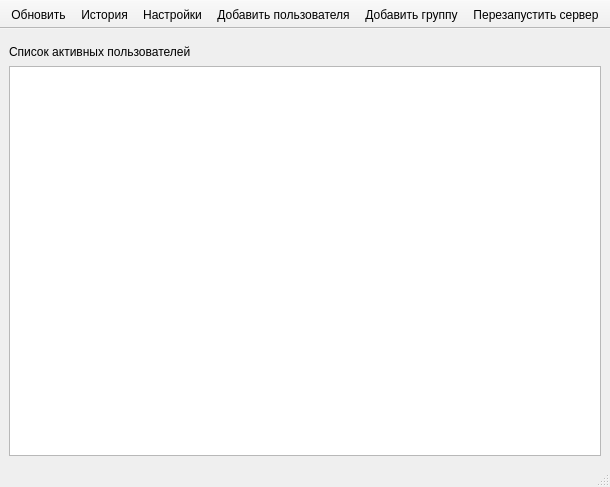
<?xml version="1.0" encoding="UTF-8"?>
<ui version="4.0">
 <class>MainWindow</class>
 <widget class="QMainWindow" name="MainWindow">
  <property name="geometry">
   <rect>
    <x>0</x>
    <y>0</y>
    <width>602</width>
    <height>487</height>
   </rect>
  </property>
  <property name="windowTitle">
   <string>Messaging Server alpha release</string>
  </property>
  <property name="windowIcon">
   <iconset>
    <normaloff>icons/settings-work-tool_16.png</normaloff>icons/settings-work-tool_16.png</iconset>
  </property>
  <property name="styleSheet">
   <string notr="true"/>
  </property>
  <property name="iconSize">
   <size>
    <width>16</width>
    <height>16</height>
   </size>
  </property>
  <widget class="QWidget" name="centralwidget">
   <layout class="QGridLayout" name="gridLayout">
    <item row="0" column="0">
     <widget class="QSplitter" name="splitter">
      <property name="sizePolicy">
       <sizepolicy hsizetype="Minimum" vsizetype="Minimum">
        <horstretch>0</horstretch>
        <verstretch>0</verstretch>
       </sizepolicy>
      </property>
      <property name="frameShape">
       <enum>QFrame::NoFrame</enum>
      </property>
      <property name="frameShadow">
       <enum>QFrame::Plain</enum>
      </property>
      <property name="lineWidth">
       <number>1</number>
      </property>
      <property name="orientation">
       <enum>Qt::Vertical</enum>
      </property>
      <property name="handleWidth">
       <number>0</number>
      </property>
      <property name="childrenCollapsible">
       <bool>true</bool>
      </property>
      <widget class="QLabel" name="lblUser">
       <property name="text">
        <string>Список активных пользователей</string>
       </property>
      </widget>
      <widget class="QTableView" name="active_users"/>
     </widget>
    </item>
   </layout>
  </widget>
  <widget class="QMenuBar" name="menubar">
   <property name="geometry">
    <rect>
     <x>0</x>
     <y>0</y>
     <width>602</width>
     <height>25</height>
    </rect>
   </property>
  </widget>
  <widget class="QStatusBar" name="statusbar"/>
  <widget class="QToolBar" name="toolBar">
   <property name="sizePolicy">
    <sizepolicy hsizetype="Fixed" vsizetype="Fixed">
     <horstretch>0</horstretch>
     <verstretch>0</verstretch>
    </sizepolicy>
   </property>
   <property name="windowTitle">
    <string>toolBar</string>
   </property>
   <property name="movable">
    <bool>false</bool>
   </property>
   <attribute name="toolBarArea">
    <enum>TopToolBarArea</enum>
   </attribute>
   <attribute name="toolBarBreak">
    <bool>false</bool>
   </attribute>
   <addaction name="action_refresh"/>
   <addaction name="action_history"/>
   <addaction name="action_config"/>
   <addaction name="action_add_user"/>
   <addaction name="action_create_group"/>
   <addaction name="action_restart_server"/>
  </widget>
  <action name="action_refresh">
   <property name="icon">
    <iconset>
     <normaloff>icons/refresh-button_16.png</normaloff>icons/refresh-button_16.png</iconset>
   </property>
   <property name="text">
    <string>Обновить</string>
   </property>
   <property name="shortcut">
    <string>Ctrl+R</string>
   </property>
  </action>
  <action name="action_history">
   <property name="icon">
    <iconset>
     <normaloff>icons/history-clock-button_16.png</normaloff>icons/history-clock-button_16.png</iconset>
   </property>
   <property name="text">
    <string>История</string>
   </property>
   <property name="toolTip">
    <string>История сообщений</string>
   </property>
   <property name="shortcut">
    <string>Ctrl+H</string>
   </property>
  </action>
  <action name="action_config">
   <property name="icon">
    <iconset>
     <normaloff>icons/settings.png</normaloff>icons/settings.png</iconset>
   </property>
   <property name="text">
    <string>Настройки</string>
   </property>
   <property name="toolTip">
    <string>Настройки сервера</string>
   </property>
   <property name="shortcut">
    <string>Ctrl+S</string>
   </property>
  </action>
  <action name="action_add_user">
   <property name="icon">
    <iconset>
     <normaloff>icons/new-user.png</normaloff>icons/new-user.png</iconset>
   </property>
   <property name="text">
    <string>Добавить пользователя</string>
   </property>
   <property name="toolTip">
    <string>Добавить пользователя</string>
   </property>
   <property name="shortcut">
    <string>Ctrl+I</string>
   </property>
  </action>
  <action name="action_restart_server">
   <property name="icon">
    <iconset>
     <normaloff>icons/restart.png</normaloff>icons/restart.png</iconset>
   </property>
   <property name="text">
    <string>Перезапустить сервер</string>
   </property>
   <property name="toolTip">
    <string>Перезапустить сервер</string>
   </property>
   <property name="shortcut">
    <string>Ctrl+R</string>
   </property>
  </action>
  <action name="action_create_group">
   <property name="icon">
    <iconset>
     <normaloff>icons/create-group.png</normaloff>icons/create-group.png</iconset>
   </property>
   <property name="text">
    <string>Добавить группу</string>
   </property>
  </action>
 </widget>
 <resources>
  <include location="res_icons.qrc"/>
 </resources>
 <connections/>
</ui>
